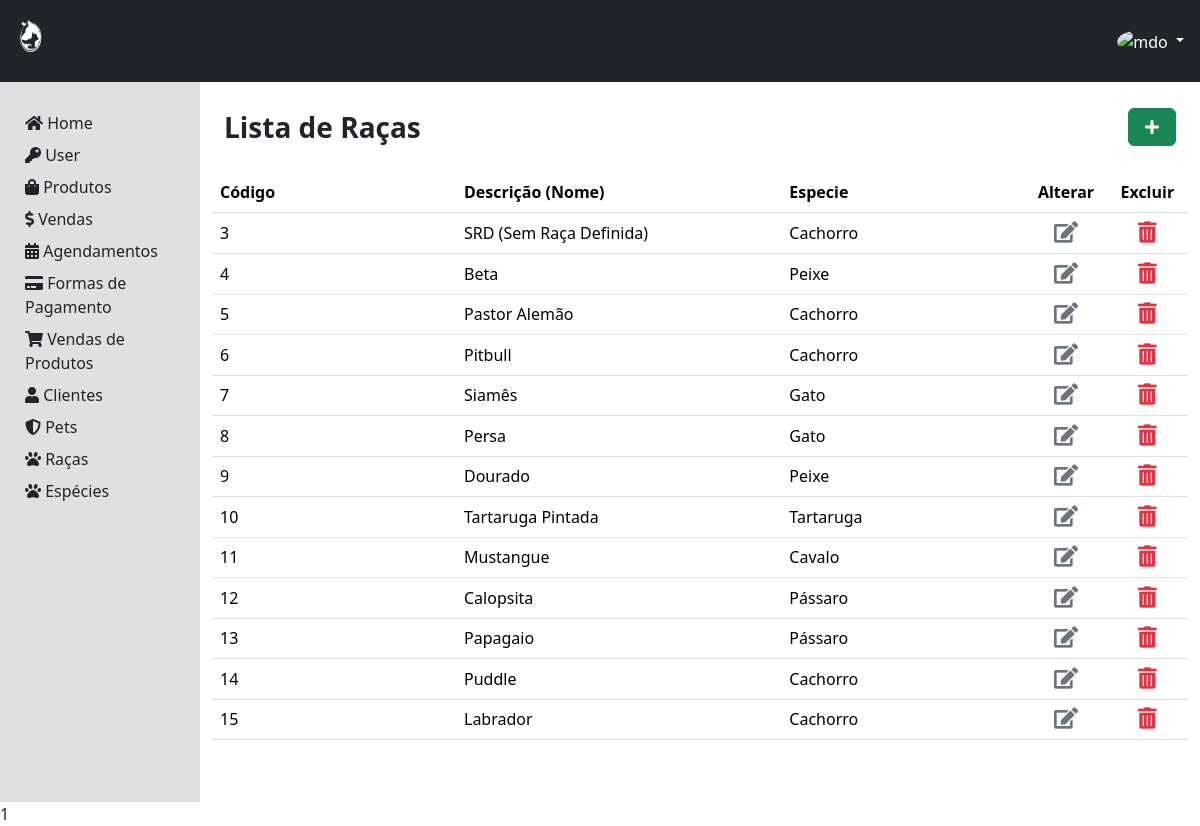
Screenshot of /area-admin/raca/index.php (signed in) with the database file from the repository.
### tables this page shows
CREATE TABLE `tbraca` (
  `codRaca` int(11) NOT NULL,
  `descRaca` varchar(100) NOT NULL,
  `codEspecie` int(11) NOT NULL
);

CREATE TABLE `tbespecie` (
  `codEspecie` int(11) NOT NULL,
  `descEspecie` varchar(100) NOT NULL
);

### dao/RacaDao.php (called while the page is built, shortened)
<?php
    class RacaDao {
        public static function selectAll () {
            $conexao = Conexao::conectar();
                $query = "SELECT a.*, p.descEspecie
                        FROM tbraca a
                        INNER JOIN tbespecie p ON a.codEspecie = p.codEspecie";
                $stmt = $conexao->prepare($query);
                $stmt->execute();
                return $stmt->fetchAll(PDO::FETCH_ASSOC);
        }
    }
?>

### area-admin/raca/index.php (the view, shortened to what this page needs)
<?php
  require_once '../../dao/RacaDao.php';
  $racas = RacaDao::selectAll();
?>
<!DOCTYPE html>
<html lang="pt-br">
<head>
  <link href="https://cdn.jsdelivr.net/npm/bootstrap@5.3.2/dist/css/bootstrap.min.css" rel="stylesheet">
  <link rel="stylesheet" href="https://use.fontawesome.com/releases/v5.3.1/css/all.css">
  <link rel="stylesheet" href="css/style.css">
</head>
<body style="justify-content: center; align-items: center; height: 100vh ">
<?php
    if (isset($_SESSION['codAdm'])) {
        include('./../../componentes/header-adm.php');
    }
  ?>
  <div class="container-fluid" style="height: 90vh">
    <div class="row h-100">
    <?php
      include('./../../componentes/menu-adm.php');
      ?>
      <div class="col-md-10  p-4 borber">
        <div class="row align-items-center mb-4">
          <div class="col fs-3 fw-semibold">
            Lista de Raças
          </div>
          <div class="col text-end ">
            <a class="btn btn-success px-3" role="button" aria-disabled="true" href="register-raca.php"><i
                class="fas fa-plus" aria-hidden="true"></i></a>
          </div>
        </div>
        <div class=" row">
          <table class="table table-hover">
            <thead>
              <tr>
                <th class="col-md-3">Código</th>
                <th class="col-md-4">Descrição (Nome)</th>
                <th class="col-md-3">Especie</th>
                <th class="text-center col-md-1">Alterar</th>
                <th class="text-center col-md-1">Excluir</th>
              </tr>
              <?php foreach($racas as $raca) { ?>
              <tr>
                <td><?=$raca['codRaca']?></td>
                <td><?=$raca['descRaca']?></td>
                <td><?=$raca['descEspecie']?></td>
                <td class="text-center">
                  <form action="process-raca.php" method="POST">
                    <button type="submit" class="dropdown-item" ><i
                        class="fas fa-edit fa-lg text-secondary"></i>
                    </button>
                  </form>
                </td>
                <td class="text-center ">
                  <a class="dropdown-item" onclick="modalRemover(<?=$raca['codRaca']?>,'codDeletar')">
                    <i class="fas fa-trash-alt fa-lg text-danger"></i>
                  </a>
                </td>
              <tr>
              <?php } ?>
            </thead>
          </table>
        </div>
      </div>
    </div>
  </div>
  <?= require './../../componentes/modal.php'?>
</body>
</html>

### css/style.css (style rules this page uses)
a { position: relative; text-decoration: none; }

### rows the page displays
tbraca: codRaca "3", descRaca "SRD (Sem Raça Definida)", tbespecie.descEspecie "Cachorro"
tbraca: codRaca "4", descRaca "Beta", tbespecie.descEspecie "Peixe"
tbraca: codRaca "5", descRaca "Pastor Alemão", tbespecie.descEspecie "Cachorro"
tbraca: codRaca "6", descRaca "Pitbull", tbespecie.descEspecie "Cachorro"
tbraca: codRaca "7", descRaca "Siamês", tbespecie.descEspecie "Gato"
tbraca: codRaca "8", descRaca "Persa", tbespecie.descEspecie "Gato"
tbraca: codRaca "9", descRaca "Dourado", tbespecie.descEspecie "Peixe"
tbraca: codRaca "10", descRaca "Tartaruga Pintada", tbespecie.descEspecie "Tartaruga"
tbraca: codRaca "11", descRaca "Mustangue", tbespecie.descEspecie "Cavalo"
tbraca: codRaca "12", descRaca "Calopsita", tbespecie.descEspecie "Pássaro"
tbraca: codRaca "13", descRaca "Papagaio", tbespecie.descEspecie "Pássaro"
tbraca: codRaca "14", descRaca "Puddle", tbespecie.descEspecie "Cachorro"
tbraca: codRaca "15", descRaca "Labrador", tbespecie.descEspecie "Cachorro"

### other values shown
require './../../componentes/modal.php' "1"
